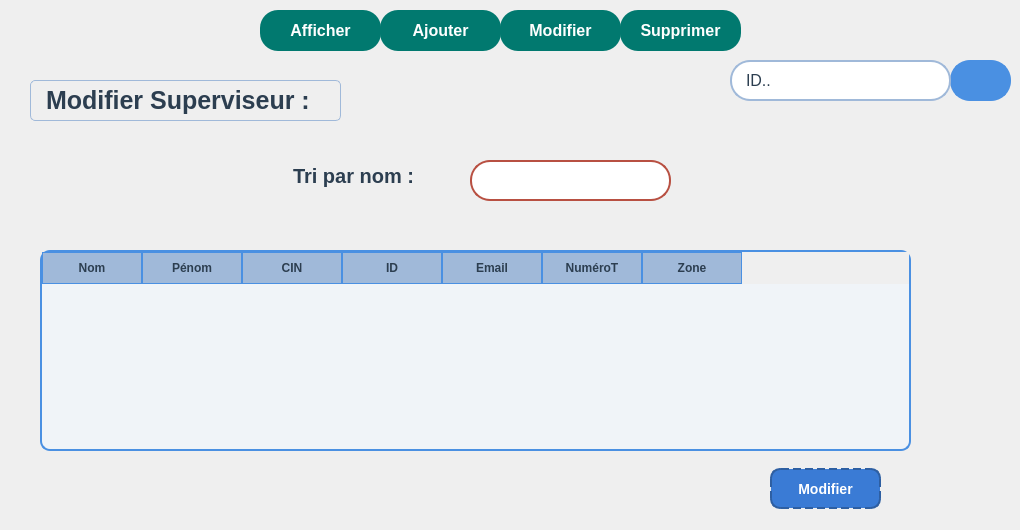
     <widget class="QWidget" name="ModSuperv">
      <widget class="QWidget" name="widget_2" native="true">
       <property name="geometry">
        <rect>
         <x>30</x>
         <y>240</y>
         <width>891</width>
         <height>281</height>
        </rect>
       </property>
       <widget class="QPushButton" name="Modbtn">
        <property name="geometry">
         <rect>
          <x>740</x>
          <y>228</y>
          <width>111</width>
          <height>41</height>
         </rect>
        </property>
        <property name="styleSheet">
         <string notr="true">#Modbtn { 
    background-color: #3A7BD5; /* Bleu plus profond et élégant */
     border: 2px dashed #2E5FA2; /* Bordure bleu foncé */
    border-radius: 10px; /* Coins arrondis */
    padding: 8px 16px; /* Espacement interne */
    font-size: 14px; /* Taille du texte */
    font-weight: bold; /* Texte en gras */
    color: white; /* Texte blanc */
}

#Modbtn:hover { 
    background-color: #5294E2; /* Bleu légèrement plus clair au survol */
    border-radius: 10px #3A7BD5;
 
}

#Modbtn:pressed { 
    background-color: #A8D5BA; /* Vert pastel au clic */
    border: 2px solid #86C79A; /* Bordure verte pastel */
    color: #2C3E50; /* Texte bleu foncé */
}
</string>
        </property>
        <property name="text">
         <string>Modifier</string>
        </property>
       </widget>
       <widget class="QTableWidget" name="tableWidget3">
        <property name="geometry">
         <rect>
          <x>10</x>
          <y>10</y>
          <width>871</width>
          <height>201</height>
         </rect>
        </property>
        <property name="styleSheet">
         <string notr="true">#tableWidget3 {
    border: 2px solid #4A90E2; /* Bordure bleue */
    border-radius: 10px; /* Coins arrondis */
    background-color: #F0F4F8; /* Fond légèrement gris-bleu */
    gridline-color: #A0B9D9; /* Couleur des lignes du tableau */
    selection-background-color: #4A90E2; /* Couleur de sélection */
    selection-color: white; /* Texte blanc lors de la sélection */
}

#tableWidget3::item {
    padding: 8px; /* Espacement entre le texte et la cellule */
    color: #2C3E50; /* Texte bleu foncé */
}

#tableWidget3::item:selected {
    background-color: #4A90E2; /* Fond bleu lors de la sélection */
    color: white; /* Texte blanc */
}

#tableWidget3 QHeaderView::section {
    background-color: #A0B9D9; /* En-tête avec une teinte bleu-gris */
    color: #2C3E50; /* Texte des en-têtes en bleu foncé */
    padding: 6px;
    border: 1px solid #4A90E2; /* Bordure des en-têtes */
    font-weight: bold;
}

#tableWidget3 QTableCornerButton::section {
    background-color: #4A90E2; /* Coin supérieur gauche */
    border: 1px solid #4A90E2;
}
</string>
        </property>
        <attribute name="horizontalHeaderVisible">
         <bool>true</bool>
        </attribute>
        <column>
         <property name="text">
          <string>Nom</string>
         </property>
        </column>
        <column>
         <property name="text">
          <string>Pénom</string>
         </property>
        </column>
        <column>
         <property name="text">
          <string>CIN</string>
         </property>
        </column>
        <column>
         <property name="text">
          <string>ID</string>
         </property>
        </column>
        <column>
         <property name="text">
          <string>Email</string>
         </property>
        </column>
        <column>
         <property name="text">
          <string>NuméroT</string>
         </property>
        </column>
        <column>
         <property name="text">
          <string>Zone</string>
         </property>
        </column>
       </widget>
      </widget>
      <widget class="QLineEdit" name="TriLineEdit3">
       <property name="geometry">
        <rect>
         <x>470</x>
         <y>160</y>
         <width>201</width>
         <height>41</height>
        </rect>
       </property>
       <property name="styleSheet">
        <string notr="true">#TriLineEdit3 { 
    background-color: #FFFFFF; /* Blanc pur pour un bon contraste */
    border: 2px solid #B85042; /* Bordure rouge brique pastel */
    border-radius: 20px; /* Coins arrondis */
    padding: 8px 12px; /* Espacement interne */
    font-size: 16px; /* Taille de police agréable */
    color: #2C3E50; /* Bleu foncé pour le texte */
    selection-background-color: #B85042; /* Couleur de sélection */
}

#TriLineEdit3:focus { 
    border: 2px solid #D6655A; /* Rouge brique légèrement plus clair au focus */
    background-color: #F8E8E6; /* Légère variation pour effet moderne */
}
</string>
       </property>
       <property name="text">
        <string/>
       </property>
      </widget>
      <widget class="QLabel" name="Trilabel3">
       <property name="geometry">
        <rect>
         <x>280</x>
         <y>160</y>
         <width>151</width>
         <height>31</height>
        </rect>
       </property>
       <property name="styleSheet">
        <string notr="true">#Trilabel3 { 
    font-size: 20px; /* Taille réduite du texte */
    font-weight: bold; /* Texte en gras pour un effet titre */
    color: #2C3E50; /* Bleu foncé pour une bonne lisibilité */
    background-color: transparent; /* Fond transparent */
    padding: 4px 8px; /* Espacement pour l'aération */
  
    border-radius: 5px; /* Coins légèrement arrondis */
    text-align: center; /* Centrage du texte */
}
</string>
       </property>
       <property name="text">
        <string>Tri par nom :</string>
       </property>
      </widget>
      <widget class="QLabel" name="label_26">
       <property name="geometry">
        <rect>
         <x>30</x>
         <y>80</y>
         <width>311</width>
         <height>41</height>
        </rect>
       </property>
       <property name="styleSheet">
        <string notr="true">#label_26 { 
    font-size: 25px; /* Taille réduite du texte */
    font-weight: bold; /* Texte en gras pour un effet titre */
    color: #2C3E50; /* Bleu foncé pour une bonne lisibilité */
    background-color: transparent; /* Fond transparent */
    padding: 4px 8px; /* Espacement pour l'aération */
    border: 1px solid #A0B9D9; /* Légère bordure bleu-gris pastel */
    border-radius: 5px; /* Coins légèrement arrondis */
    text-align: center; /* Centrage du texte */
}
</string>
       </property>
       <property name="text">
        <string>Modifier Superviseur :</string>
       </property>
      </widget>
      <widget class="QPushButton" name="rechBtn_2">
       <property name="geometry">
        <rect>
         <x>950</x>
         <y>60</y>
         <width>61</width>
         <height>41</height>
        </rect>
       </property>
       <property name="cursor">
        <cursorShape>PointingHandCursor</cursorShape>
       </property>
       <property name="styleSheet">
        <string notr="true">QPushButton#rechBtn_2{
    background-color: #4A90E2;
    color: white;
    font-size: 16px;
    font-weight: bold;
    padding: 10px 111px 10px 20px; /* Increase right padding */
    border-radius: 20px;
    border: 2px solid #4A90E2;
    text-align: left; /* Align text to the left */
 
}

QPushButton#rechBtn_2:hover {
    background-color: #5A9BD5; /* Bleu plus clair au survol */
    border: 2px solid #F9F9F9; /* Bordure plus claire */
    color: #F9F9F9; /* Texte plus clair */
}

QPushButton#rechBtn_2:pressed {
    background-color: #C74C4C; /* Rouge brique au clic */
    border: 2px solid #C74C4C;
}
</string>
       </property>
       <property name="text">
        <string/>
       </property>
       <property name="icon">
        <iconset>
         <normaloff>:/new/prefix1/img/recherche.png</normaloff>:/new/prefix1/img/recherche.png</iconset>
       </property>
      </widget>
      <widget class="QLineEdit" name="lineEdit_2">
       <property name="geometry">
        <rect>
         <x>730</x>
         <y>60</y>
         <width>221</width>
         <height>41</height>
        </rect>
       </property>
       <property name="styleSheet">
        <string notr="true">QLineEdit {
    background-color: #FFFFFF; /* Blanc pur pour un bon contraste */
    border: 2px solid #A0B9D9; /* Bordure bleu-gris pastel */
    border-radius: 20px; /* Coins arrondis */
    padding: 8px 12px; /* Espacement interne */
    font-size: 16px; /* Taille de police agréable */
    color: #2C3E50; /* Bleu foncé pour le texte */
    selection-background-color: #A0B9D9; /* Couleur de sélection */
}

QLineEdit:focus {
    border: 2px solid #4A90E2; /* Bleu clair plus intense lors du focus */
    background-color: #F0F4F8; /* Légère variation pour effet moderne */
}
</string>
       </property>
       <property name="text">
        <string>ID..</string>
       </property>
      </widget>
      <widget class="QWidget" name="widget_7" native="true">
       <property name="geometry">
        <rect>
         <x>260</x>
         <y>0</y>
         <width>481</width>
         <height>61</height>
        </rect>
       </property>
       <widget class="QPushButton" name="AjButton_3">
        <property name="geometry">
         <rect>
          <x>120</x>
          <y>10</y>
          <width>121</width>
          <height>41</height>
         </rect>
        </property>
        <property name="styleSheet">
         <string notr="true">QPushButton#AjButton_3  {
    background-color: rgb(1, 121, 111); /* Vert sapin */
    color: white;
    font-size: 16px;
    font-weight: bold;
    border-radius: 18px; /* La moitié de la taille pour un cercle */
    border: none;
    transition: all 0.3s ease-in-out;
    text-align: center;
}

QPushButton#AjButton_3:hover {
    background-color: rgb(3, 150, 138); /* Vert sapin plus clair au survol */
    box-shadow: 0px 3px 8px rgba(1, 121, 111, 0.4);
}

QPushButton#AjButton_3 :pressed {
    background-color: rgb(0, 100, 92); /* Vert sapin plus foncé*/
    box-shadow: 0px 2px 5px rgba(1, 121, 111, 0.5);
}</string>
        </property>
        <property name="text">
         <string>Ajouter</string>
        </property>
        <property name="icon">
         <iconset theme="QIcon::ThemeIcon::ListAdd"/>
        </property>
       </widget>
       <widget class="QPushButton" name="AffButton_3">
        <property name="geometry">
         <rect>
          <x>0</x>
          <y>10</y>
          <width>121</width>
          <height>41</height>
         </rect>
        </property>
        <property name="styleSheet">
         <string notr="true">QPushButton#AffButton_3  {
    background-color: rgb(1, 121, 111); /* Vert sapin */
    color: white;
    font-size: 16px;
    font-weight: bold;
    border-radius: 18px; /* La moitié de la taille pour un cercle */
    border: none;
    transition: all 0.3s ease-in-out;
    text-align: center;
}

QPushButton#AffButton_3:hover {
    background-color: rgb(3, 150, 138); /* Vert sapin plus clair au survol */
    box-shadow: 0px 3px 8px rgba(1, 121, 111, 0.4);
}

QPushButton#AffButton_3 :pressed {
    background-color: rgb(0, 100, 92); /* Vert sapin plus foncé*/
    box-shadow: 0px 2px 5px rgba(1, 121, 111, 0.5);
}</string>
        </property>
        <property name="text">
         <string>Afficher</string>
        </property>
        <property name="icon">
         <iconset theme="QIcon::ThemeIcon::DocumentNew"/>
        </property>
       </widget>
       <widget class="QPushButton" name="ModButton_3">
        <property name="geometry">
         <rect>
          <x>240</x>
          <y>10</y>
          <width>121</width>
          <height>41</height>
         </rect>
        </property>
        <property name="styleSheet">
         <string notr="true">QPushButton#ModButton_3  {
    background-color: rgb(1, 121, 111); /* Vert sapin */
    color: white;
    font-size: 16px;
    font-weight: bold;
    border-radius: 18px; /* La moitié de la taille pour un cercle */
    border: none;
    transition: all 0.3s ease-in-out;
    text-align: center;
}

QPushButton#ModButton_3:hover {
    background-color: rgb(3, 150, 138); /* Vert sapin plus clair au survol */
    box-shadow: 0px 3px 8px rgba(1, 121, 111, 0.4);
}

QPushButton#ModButton_3 :pressed {
    background-color: rgb(0, 100, 92); /* Vert sapin plus foncé*/
    box-shadow: 0px 2px 5px rgba(1, 121, 111, 0.5);
}</string>
        </property>
        <property name="text">
         <string>Modifier</string>
        </property>
        <property name="icon">
         <iconset theme="QIcon::ThemeIcon::MailMessageNew"/>
        </property>
       </widget>
       <widget class="QPushButton" name="SuppButton_3">
        <property name="geometry">
         <rect>
          <x>360</x>
          <y>10</y>
          <width>121</width>
          <height>41</height>
         </rect>
        </property>
        <property name="styleSheet">
         <string notr="true">QPushButton#SuppButton_3  {
    background-color: rgb(1, 121, 111); /* Vert sapin */
    color: white;
    font-size: 16px;
    font-weight: bold;
    border-radius: 18px; /* La moitié de la taille pour un cercle */
    border: none;
    transition: all 0.3s ease-in-out;
    text-align: center;
}

QPushButton#SuppButton_3:hover {
    background-color: rgb(3, 150, 138); /* Vert sapin plus clair au survol */
    box-shadow: 0px 3px 8px rgba(1, 121, 111, 0.4);
}

QPushButton#SuppButton_3 :pressed {
    background-color: rgb(0, 100, 92); /* Vert sapin plus foncé*/
    box-shadow: 0px 2px 5px rgba(1, 121, 111, 0.5);
}</string>
        </property>
        <property name="text">
         <string>Supprimer</string>
        </property>
        <property name="icon">
         <iconset theme="QIcon::ThemeIcon::ListRemove"/>
        </property>
       </widget>
      </widget>
     </widget>
